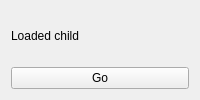
<?xml version="1.0" encoding="UTF-8"?>
<ui version="4.0">
 <class>EmbeddedSample</class>
 <widget class="QWidget" name="EmbeddedSample">
  <property name="windowTitle">
   <string>Loaded from .ui</string>
  </property>
  <layout class="QVBoxLayout" name="verticalLayout">
   <item>
    <widget class="QLabel" name="sampleLabel">
     <property name="text">
      <string>Loaded child</string>
     </property>
    </widget>
   </item>
   <item>
    <widget class="QPushButton" name="sampleButton">
     <property name="text">
      <string>Go</string>
     </property>
    </widget>
   </item>
  </layout>
 </widget>
 <resources/>
 <connections/>
</ui>
